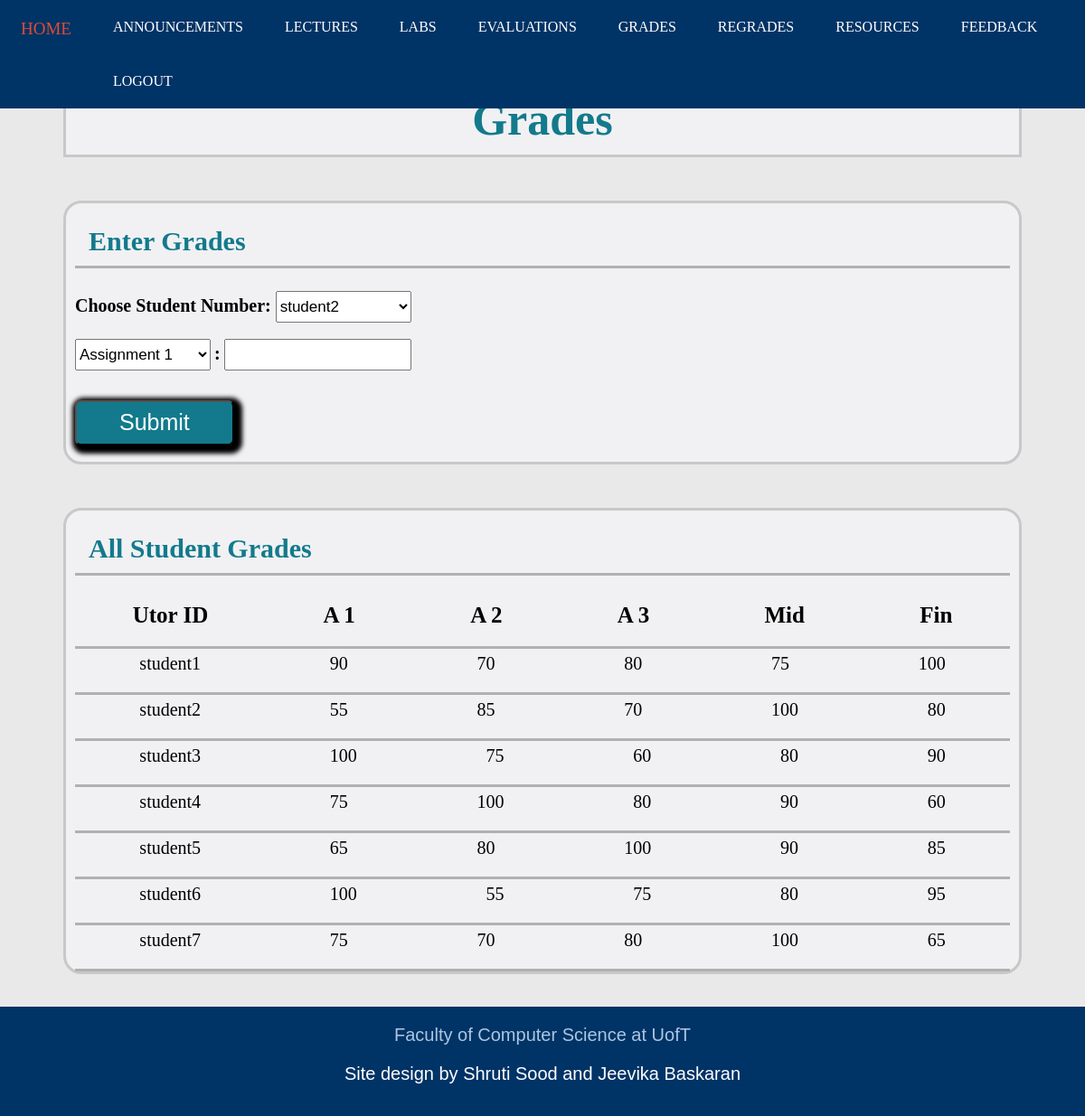
The app's page /grades_i.html (signed in), older data.
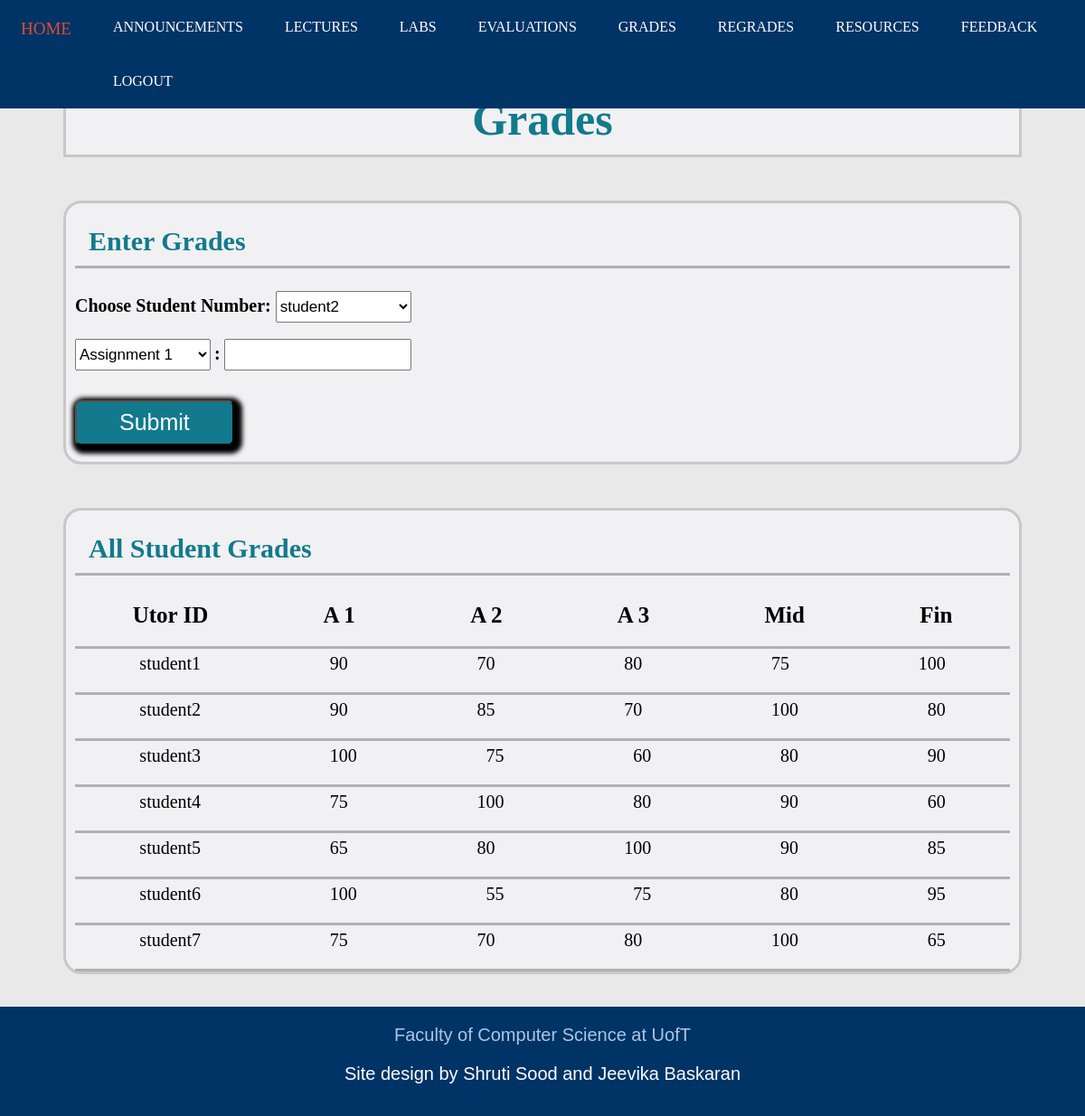
The same page, newer data.
### tables this page shows
CREATE TABLE "Grades" (
	"UtorID"	TEXT,
	"A1"	INTEGER,
	"A2"	INTEGER,
	"A3"	INTEGER,
	"Midterm"	INTEGER,
	"Final"	INTEGER,
	PRIMARY KEY("UtorID")
);

### app.py (the view)
@app.route('/grades_i.html')
def grades_i():
    if session.get('current_login') == None:
        return render_template('login.html')
    else:
        sql = """ SELECT UtorID,Name FROM accounts WHERE type = 'student' """
        students = db.engine.execute(text(sql))
        sql = """ SELECT * FROM Grades """
        class1 = db.engine.execute(text(sql))
        return render_template('/grades_i.html', class1 = class1, students = students)

### templates/grades_i.html (shortened to what this page needs)
<!DOCTYPE html>
<html>
<head>
	<link rel="stylesheet" type="text/css" href="static/StyleSheets/gradei.css">
	<link rel="stylesheet" type="text/css" href="static/StyleSheets/headerfooter.css">
</head>
<body>
	<div class = "navbar">
		<a href="index_i.html">HOME</a>
		<a href="announcements_i.html">ANNOUNCEMENTS</a>
		<a href="lectures_i.html">LECTURES</a>
		<a href="labs_i.html">LABS</a>
		<a href="evaluations_i.html">EVALUATIONS</a>
		<a href="grades_i.html">GRADES</a>
		<a href="regrades_i.html">REGRADES</a>
		<a href="resources_i.html">RESOURCES</a>
		<a href="feedback_i.html">FEEDBACK</a>
		<a href="logout">LOGOUT</a>
	</div>
	<div class = "title">
		<section class="title_sec">
			<h1>Grades</h1>
		</section>
	</div>
	<br>
	<div class = "entermark">
		<section class="enter_mark">
			<h1> Enter Grades </h1>
			<div class = "formsection">
				<form action = "EnterGrades" method="POST" onsubmit = "return grades_val1()">
					<label for = "StudentNumber"><strong>Choose Student Number: </strong></label>
					<select id = "stds" name = "stds" class = "assgn">
			            {% for student in students%}
			            	<option value = "{{ student['UtorID'] }}">{{ student['UtorID'] }}</option>
			            {% endfor %}
			        </select>
					<br> </br>
					<select id = "assgn" name = "assgn" class = "assgn">
			            <option value = "A1">Assignment 1</option>
			        </select>
			        <label><strong>:</strong></label>
					<input type = "text" id="grade" name = "grade">
					<br> </br>
					<input type = "submit" value = "Submit" class="Submit">
				</form>
			</div>
			<br>
		</section>
	</div>
	<br>
	<div class = "allmark">
		<section class="all_mark">
			<h1> All Student Grades </h1>
			<div class = "Heading">
				<h2 class = "item1">Utor ID</h2>
				<h2 class = "item2">A 1</h2>
				<h2 class = "item3">A 2</h2>
				<h2 class = "item4">A 3</h2>
				<h2 class = "item5">Mid</h2>
				<h2 class = "item6">Fin</h2>
			</div>
			{% for student in class1 : %}
			<div class = "stdgrades">
				<p class = "item1">{{ student['UtorID'] }}</p>
				<p class = "item2">{{ student['A1'] }}</p>
				<p class = "item3">{{ student['A2'] }}</p>
				<p class = "item4">{{ student['A3'] }}</p>
				<p class = "item5">{{ student['Midterm'] }}</p>
				<p class = "item6">{{ student['Final'] }}</p>
			</div>
			{% endfor %}
		</section>
	</div>
	<br><br>
	<div class = "footer">
		<a href="https://web.cs.toronto.edu/" target="_blank">Faculty of Computer Science at UofT</a>
		<p>Site design by Shruti Sood and Jeevika Baskaran</p>
	</div>
</body>
</html>

Row changes from the older to the newer data that the page shows:
changed Grades "student2": A1 "55" → "90"
